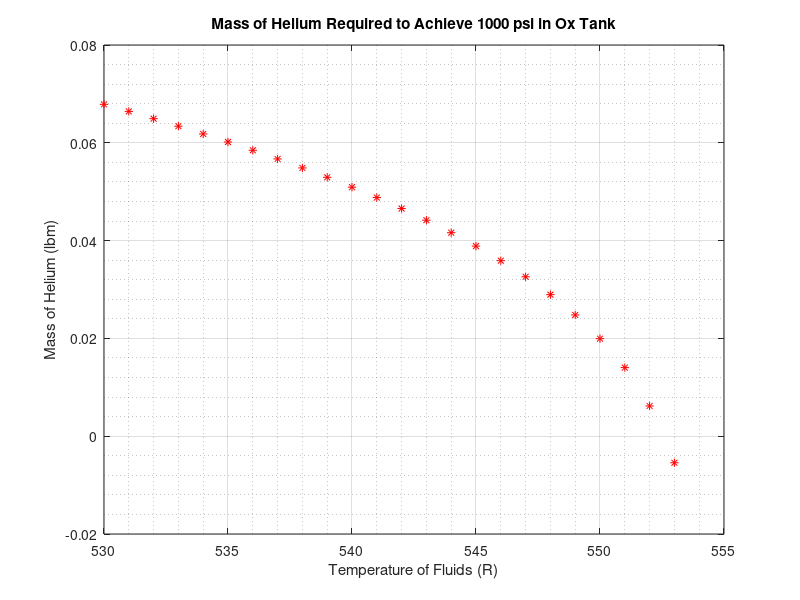

The MATLAB source for this figure: (Note: this script raises an error after producing the figure.)
%function [W_He] = HeliumMassCalculator(p1,p2,T1);
%OBTAINED FROM https://books.google.com/books?id=TKdIbLX51NQC&pg=PA141&lpg=PA141&dq=calculating+pressurant+mass+in+a+rocket&source=bl&ots=sma25Mguu3&sig=ACfU3U0wyUI0mb7tuySXm1mowbsXbDwRJw&hl=en&sa=X&ved=2ahUKEwi13qfIxajkAhUEGKwKHcTTAQIQ6AEwAXoECAgQAQ#v=onepage&q=calculating%20pressurant%20mass%20in%20a%20rocket&f=false
%%ALL DONE ASSUMING PRESSURE OF 1000 psi%%
M_N2O = 17.78; %lbm
T_N2O = (530:1:553)';
Rho_N2O = [50.37 50.094 49.811 49.521 49.223 48.916 48.601 48.275 47.938 47.589 47.226 46.848 46.452 46.036 45.597 45.131 44.632 44.093 43.505 42.852 42.110 41.236 40.125 38.581]';    %lbm/ft^3
P_N2O = 1000;   %psi
V_total = 782/12^3*ones([numel(T_N2O),1]);   %in^3
V_N2O = M_N2O./Rho_N2O;  %ft^3
V_He = V_total - V_N2O;  %ft^3
Rho_He = [0.68170 0.68046 0.67923 0.678 0.67677 0.67555 0.67434 0.67312 0.67192 0.67071 0.66951 0.66832 0.66713 0.66594 0.66476 0.66358 0.66241 0.66124 0.66007 0.65891 0.65775 0.6566 0.65545 0.65431]';    %lbm/ft^3

%R_N2O = 35.112;     %ft-lbf/lb-R
%Z = P_N2O./Rho_N2O/R_N2O./T_N2O;

%NEGLECTING ALL HEAT TRANSFER% ]
M_He = V_He.* Rho_He; %lbm
figure;
plot(T_N2O,M_He,'r*');
hold on;
grid on;
grid minor;
xlabel('Temperature of Fluids (R)');
ylabel('Mass of Helium (lbm)');
title('Mass of Helium Required to Achieve 1000 psi in Ox Tank');
datacursormode;
hold off;

figure;
plot(T_N2O,V_He,'g*');
hold on;
grid on;
grid minor;
xlabel('Temperature of Fluids (R)');
ylabel('Volume of Helium (ft^3)');
title('Volume of Helium Required to Achieve 1000 psi in Ox Tank');
datacursormode;
hold off;
%end